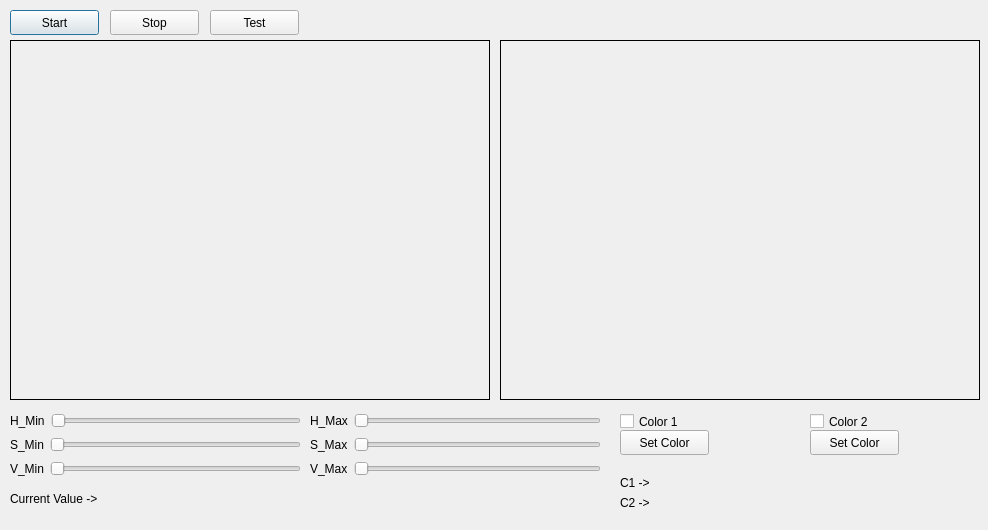
<?xml version="1.0" encoding="UTF-8"?>
<ui version="4.0">
 <class>Dialog</class>
 <widget class="QDialog" name="Dialog">
  <property name="geometry">
   <rect>
    <x>0</x>
    <y>0</y>
    <width>988</width>
    <height>530</height>
   </rect>
  </property>
  <property name="windowTitle">
   <string>Dialog</string>
  </property>
  <widget class="QPushButton" name="start_button">
   <property name="geometry">
    <rect>
     <x>10</x>
     <y>10</y>
     <width>89</width>
     <height>25</height>
    </rect>
   </property>
   <property name="text">
    <string>Start</string>
   </property>
  </widget>
  <widget class="QPushButton" name="stop_button">
   <property name="geometry">
    <rect>
     <x>110</x>
     <y>10</y>
     <width>89</width>
     <height>25</height>
    </rect>
   </property>
   <property name="text">
    <string>Stop</string>
   </property>
  </widget>
  <widget class="QLabel" name="image_label1">
   <property name="geometry">
    <rect>
     <x>10</x>
     <y>40</y>
     <width>480</width>
     <height>360</height>
    </rect>
   </property>
   <property name="frameShape">
    <enum>QFrame::Box</enum>
   </property>
   <property name="text">
    <string/>
   </property>
  </widget>
  <widget class="QLabel" name="image_label2">
   <property name="geometry">
    <rect>
     <x>500</x>
     <y>40</y>
     <width>480</width>
     <height>360</height>
    </rect>
   </property>
   <property name="frameShape">
    <enum>QFrame::Box</enum>
   </property>
   <property name="text">
    <string/>
   </property>
  </widget>
  <widget class="QPushButton" name="test_button">
   <property name="geometry">
    <rect>
     <x>210</x>
     <y>10</y>
     <width>89</width>
     <height>25</height>
    </rect>
   </property>
   <property name="text">
    <string>Test</string>
   </property>
  </widget>
  <widget class="QWidget" name="layoutWidget_3">
   <property name="geometry">
    <rect>
     <x>310</x>
     <y>410</y>
     <width>291</width>
     <height>71</height>
    </rect>
   </property>
   <layout class="QVBoxLayout" name="verticalLayout_2">
    <item>
     <layout class="QHBoxLayout" name="horizontalLayout_4">
      <item>
       <widget class="QLabel" name="label_4">
        <property name="text">
         <string>H_Max</string>
        </property>
       </widget>
      </item>
      <item>
       <widget class="QSlider" name="h_max">
        <property name="maximum">
         <number>179</number>
        </property>
        <property name="orientation">
         <enum>Qt::Horizontal</enum>
        </property>
       </widget>
      </item>
     </layout>
    </item>
    <item>
     <layout class="QHBoxLayout" name="horizontalLayout_5">
      <item>
       <widget class="QLabel" name="label_5">
        <property name="text">
         <string>S_Max</string>
        </property>
       </widget>
      </item>
      <item>
       <widget class="QSlider" name="s_max">
        <property name="maximum">
         <number>255</number>
        </property>
        <property name="orientation">
         <enum>Qt::Horizontal</enum>
        </property>
       </widget>
      </item>
     </layout>
    </item>
    <item>
     <layout class="QHBoxLayout" name="horizontalLayout_6">
      <item>
       <widget class="QLabel" name="label_6">
        <property name="text">
         <string>V_Max</string>
        </property>
       </widget>
      </item>
      <item>
       <widget class="QSlider" name="v_max">
        <property name="maximum">
         <number>255</number>
        </property>
        <property name="orientation">
         <enum>Qt::Horizontal</enum>
        </property>
       </widget>
      </item>
     </layout>
    </item>
   </layout>
  </widget>
  <widget class="QLabel" name="current_value">
   <property name="geometry">
    <rect>
     <x>10</x>
     <y>490</y>
     <width>421</width>
     <height>17</height>
    </rect>
   </property>
   <property name="text">
    <string>Current Value -&gt;</string>
   </property>
  </widget>
  <widget class="QWidget" name="layoutWidget">
   <property name="geometry">
    <rect>
     <x>10</x>
     <y>410</y>
     <width>291</width>
     <height>71</height>
    </rect>
   </property>
   <layout class="QVBoxLayout" name="verticalLayout">
    <item>
     <layout class="QHBoxLayout" name="horizontalLayout">
      <item>
       <widget class="QLabel" name="label">
        <property name="text">
         <string>H_Min</string>
        </property>
       </widget>
      </item>
      <item>
       <widget class="QSlider" name="h_min">
        <property name="maximum">
         <number>179</number>
        </property>
        <property name="orientation">
         <enum>Qt::Horizontal</enum>
        </property>
       </widget>
      </item>
     </layout>
    </item>
    <item>
     <layout class="QHBoxLayout" name="horizontalLayout_2">
      <item>
       <widget class="QLabel" name="label_2">
        <property name="text">
         <string>S_Min</string>
        </property>
       </widget>
      </item>
      <item>
       <widget class="QSlider" name="s_min">
        <property name="maximum">
         <number>255</number>
        </property>
        <property name="orientation">
         <enum>Qt::Horizontal</enum>
        </property>
       </widget>
      </item>
     </layout>
    </item>
    <item>
     <layout class="QHBoxLayout" name="horizontalLayout_3">
      <item>
       <widget class="QLabel" name="label_3">
        <property name="text">
         <string>V_Min</string>
        </property>
       </widget>
      </item>
      <item>
       <widget class="QSlider" name="v_min">
        <property name="maximum">
         <number>255</number>
        </property>
        <property name="orientation">
         <enum>Qt::Horizontal</enum>
        </property>
       </widget>
      </item>
     </layout>
    </item>
   </layout>
  </widget>
  <widget class="QLabel" name="color1_value">
   <property name="geometry">
    <rect>
     <x>620</x>
     <y>470</y>
     <width>361</width>
     <height>25</height>
    </rect>
   </property>
   <property name="text">
    <string>C1 -&gt;</string>
   </property>
  </widget>
  <widget class="QPushButton" name="color1_button">
   <property name="geometry">
    <rect>
     <x>620</x>
     <y>430</y>
     <width>89</width>
     <height>25</height>
    </rect>
   </property>
   <property name="text">
    <string>Set Color</string>
   </property>
  </widget>
  <widget class="QCheckBox" name="color_1">
   <property name="geometry">
    <rect>
     <x>620</x>
     <y>410</y>
     <width>91</width>
     <height>23</height>
    </rect>
   </property>
   <property name="text">
    <string>Color 1</string>
   </property>
  </widget>
  <widget class="QCheckBox" name="color_2">
   <property name="geometry">
    <rect>
     <x>810</x>
     <y>410</y>
     <width>91</width>
     <height>23</height>
    </rect>
   </property>
   <property name="text">
    <string>Color 2</string>
   </property>
  </widget>
  <widget class="QPushButton" name="color2_button">
   <property name="geometry">
    <rect>
     <x>810</x>
     <y>430</y>
     <width>89</width>
     <height>25</height>
    </rect>
   </property>
   <property name="text">
    <string>Set Color</string>
   </property>
  </widget>
  <widget class="QLabel" name="color2_value">
   <property name="geometry">
    <rect>
     <x>620</x>
     <y>490</y>
     <width>361</width>
     <height>25</height>
    </rect>
   </property>
   <property name="text">
    <string>C2 -&gt;</string>
   </property>
  </widget>
  <zorder>start_button</zorder>
  <zorder>stop_button</zorder>
  <zorder>test_button</zorder>
  <zorder>layoutWidget</zorder>
  <zorder>layoutWidget_3</zorder>
  <zorder>image_label2</zorder>
  <zorder>image_label1</zorder>
  <zorder>current_value</zorder>
  <zorder>color1_value</zorder>
  <zorder>color1_button</zorder>
  <zorder>color_1</zorder>
  <zorder>color_2</zorder>
  <zorder>color2_button</zorder>
  <zorder>color2_value</zorder>
 </widget>
 <resources/>
 <connections/>
</ui>
